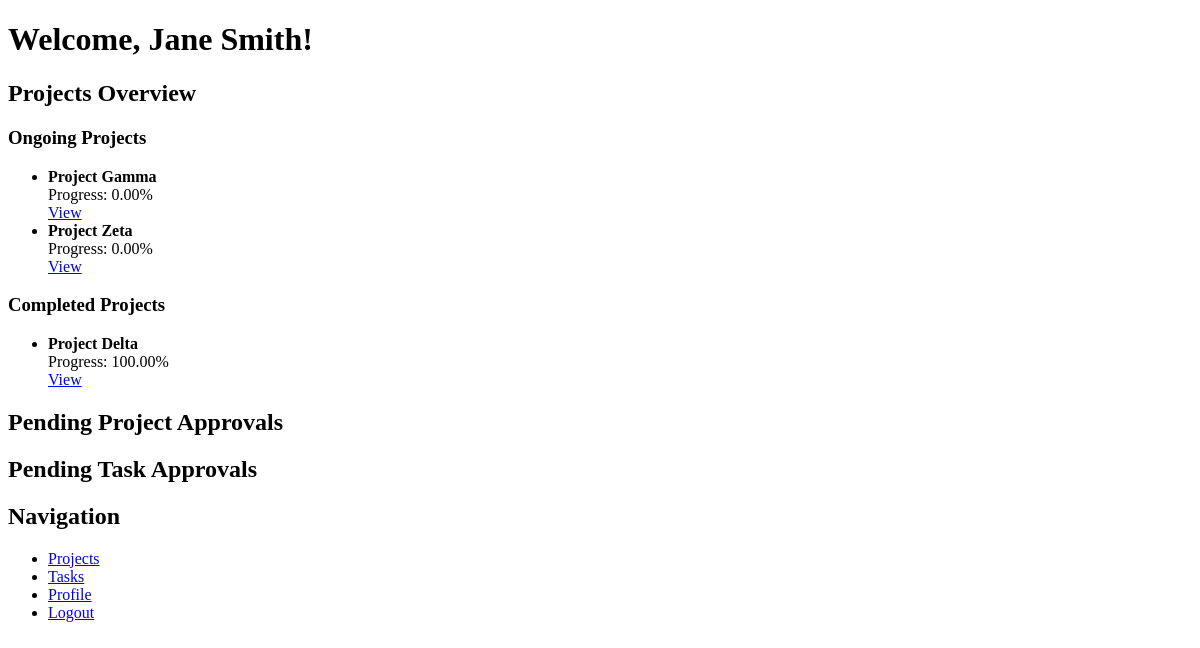
/controller/user-dashboard-controller.php (signed in), run on the app's committed database.
### tables this page shows
CREATE TABLE `usr` (
  `userid` int(11) NOT NULL,
  `firstname` varchar(255) NOT NULL,
  `lastname` varchar(255) NOT NULL,
  `username` varchar(255) NOT NULL,
  `email` varchar(255) NOT NULL,
  `password` varchar(255) NOT NULL,
  `roleid` int(11) DEFAULT NULL
);

CREATE TABLE `projects` (
  `project_id` int(11) NOT NULL,
  `client_id` int(11) NOT NULL,
  `pm_id` int(11) DEFAULT NULL,
  `name` varchar(100) NOT NULL,
  `description` text NOT NULL,
  `start_date` date DEFAULT NULL,
  `deadline` date NOT NULL,
  `status` varchar(50) NOT NULL DEFAULT 'Pending Approval',
  `type` varchar(50) NOT NULL DEFAULT 'Proposal',
  `comment` text DEFAULT NULL,
  `client_feedback` text DEFAULT NULL,
  `progress` decimal(5,2) DEFAULT 0.00
);

### model/user-model.php (called while the page is built, shortened)
<?php
function getUserInfo($userId)
{
    $conn = getDbConnection();
    $sql = "SELECT userid, firstname, lastname, email, roleid FROM usr WHERE userid = ?";
    $stmt = $conn->prepare($sql);
    $stmt->bind_param("i", $userId);
    $stmt->execute();
    $result = $stmt->get_result();
    $user = $result->fetch_assoc();
    return $user;
}
function getUserName($userId)
{
    $userInfo = getUserInfo($userId);
    $firstname = $userInfo['firstname'] ?? 'Unassigned';
    $lastname = $userInfo['lastname'] ?? '';
    return trim("$firstname $lastname");
}
?>

### model/project-model.php (called while the page is built, shortened)
<?php
function getPMProjects($pmId) {
    $conn = getDbConnection();
    $sql = "SELECT * FROM projects WHERE pm_id = ?";
    $stmt = $conn->prepare($sql);
    $stmt->bind_param("i", $pmId);
    $stmt->execute();
    $result = $stmt->get_result();
    $projects = [];
    while ($row = $result->fetch_assoc()) {
        $projects[] = $row;
    }
    return $projects;
}
function getPMOngoingProjects($pmId) {
    $conn = getDbConnection();
    $sql = "SELECT * FROM projects WHERE pm_id = ? AND status != 'Completed' AND status != 'Rejected'";
    $stmt = $conn->prepare($sql);
    $stmt->bind_param("i", $pmId);
    $stmt->execute();
    $result = $stmt->get_result();
    $projects = [];
    while ($row = $result->fetch_assoc()) {
        $projects[] = $row;
    }
    return $projects;
}
function getPMCompletedProjects($pmId) {
    $conn = getDbConnection();
    $sql = "SELECT * FROM projects WHERE pm_id = ? AND status = 'Completed'";
    $stmt = $conn->prepare($sql);
    $stmt->bind_param("i", $pmId);
    $stmt->execute();
    $result = $stmt->get_result();
    $projects = [];
    while ($row = $result->fetch_assoc()) {
        $projects[] = $row;
    }
    return $projects;
}
?>

### view/pm-dashboard.php (the view, shortened to what this page needs)
<!DOCTYPE html>
<html lang="en">
<head>
    <link rel="stylesheet" href="../css/styles.css">
</head>
<body>
<h1>Welcome, <?php echo $pmName; ?>!</h1>
<h2>Projects Overview</h2>
<h3>Ongoing Projects</h3>
<ul>
    <?php foreach ($ongoingProjects as $project) { ?>
        <li>
            <strong><?php echo $project['name']; ?></strong>
            <div>Progress: <?php echo $project['progress']; ?>%</div>
            <a href="../controller/pm-project-controller.php?action=view&project_id=<?php echo $project['project_id']; ?>">View</a>
        </li>
    <?php } ?>
</ul>
<h3>Completed Projects</h3>
<ul>
    <?php foreach ($completedProjects as $project) {
        if ($project['status'] == 'Completed') { ?>
        <li>
            <strong><?php echo $project['name']; ?></strong>
            <div>Progress: <?php echo $project['progress']; ?>%</div>
            <a href="../controller/pm-project-controller.php?action=view&project_id=<?php echo $project['project_id']; ?>">View</a>
        </li>
    <?php } } ?>
</ul>
<h2>Pending Project Approvals</h2>
<h2>Pending Task Approvals</h2>
<h2>Navigation</h2>
<ul>
    <li><a href="../controller/pm-project-controller.php?action=view">Projects</a></li>
    <li><a href="../controller/pm-task-controller.php?action=view">Tasks</a></li>
    <li><a href="../controller/profile-controller.php?action=view">Profile</a></li>
    <li><a href="../controller/user-logout-controller.php">Logout</a></li>
</ul>
</body>
</html>

### data on the page
usr: pmName "Jane Smith"
projects: name "Project Gamma", progress "0.00"
projects: name "Project Zeta", progress "0.00"
projects: name "Project Delta", progress "100.00"
